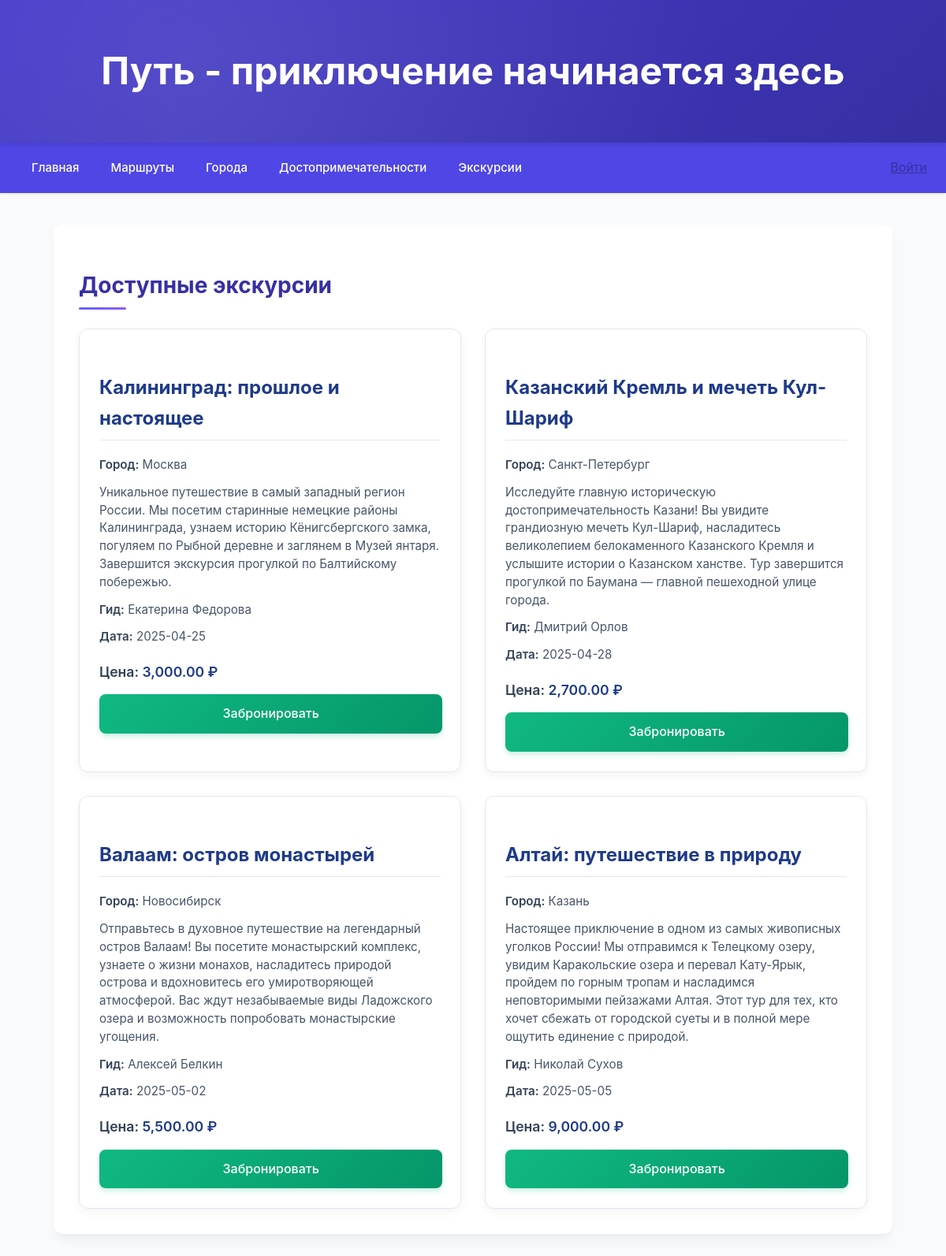
The app's page /tours.php with its own data.
### tables this page shows
CREATE TABLE tours (
    id INTEGER PRIMARY KEY AUTOINCREMENT,
    name TEXT NOT NULL,          -- Название экскурсии
    description TEXT NOT NULL,   -- Описание экскурсии
    city_id INTEGER NOT NULL,    -- Город, к которому относится экскурсия
    price REAL NOT NULL,         -- Цена экскурсии
    guide_name TEXT NOT NULL,    -- Имя гида
    date TEXT NOT NULL,          -- Дата экскурсии
    FOREIGN KEY (city_id) REFERENCES cities(id)
);

CREATE TABLE cities (
    id INTEGER PRIMARY KEY AUTOINCREMENT,
    name TEXT NOT NULL,
    description TEXT NOT NULL
, image_path TEXT);

### tours.php (the view, shortened to what this page needs)
<?php
include 'db.php';
include 'header.php';
$tours_stmt = $db->query("SELECT t.id, t.name, t.description, t.price, t.guide_name, t.date, c.name AS city_name
                          FROM tours t
                          JOIN cities c ON t.city_id = c.id");
$tours = [];
while ($row = $tours_stmt->fetchArray(SQLITE3_ASSOC)) {
    $tours[] = $row;
}
?>
<!DOCTYPE html>
<html lang="ru">
<head>
    <link rel="stylesheet" href="styles.css">
</head>
<body>
<div class="content">
    <h2>Доступные экскурсии</h2>
    <div class="tours-list">
        <?php foreach ($tours as $tour): ?>
            <div class="tour">
                <h3><?= htmlspecialchars($tour['name']) ?></h3>
                <p><strong>Город:</strong> <?= htmlspecialchars($tour['city_name']) ?></p>
                <p><?= htmlspecialchars($tour['description']) ?></p>
                <p><strong>Гид:</strong> <?= htmlspecialchars($tour['guide_name']) ?></p>
                <p><strong>Дата:</strong> <?= htmlspecialchars($tour['date']) ?></p>
                <p><strong>Цена:</strong> <?= number_format($tour['price'], 2) ?> ₽</p>
                <a href="book_tour.php?tour_id=<?= $tour['id'] ?>" class="book-button">Забронировать</a>
            </div>
        <?php endforeach; ?>
    </div>
</div>
</body>
</html>

### styles.css (style rules this page uses)
body { font-family: 'Inter', -apple-system, BlinkMacSystemFont, 'Segoe UI', Roboto, Oxygen, Ubuntu, Cantarell, sans-serif; margin: 0; padding: 0; background-color: #f8fafc; color: #1e293b; line-height: 1.6; }
.content { max-width: 1000px; margin: 40px auto; padding: 32px; background: white; border-radius: 12px; box-shadow: 0 10px 15px -3px rgba(0, 0, 0, 0.05), 0 4px 6px -2px rgba(0, 0, 0, 0.025); }
.content h2 { color: #3730a3; font-size: 28px; margin-bottom: 24px; font-weight: 700; position: relative; padding-bottom: 8px; }
.content h2::after { content: ''; position: absolute; bottom: 0; left: 0; width: 60px; height: 3px; background: linear-gradient(90deg, #6366f1 0%, #8b5cf6 100%); border-radius: 3px; }
a { color: #3730a3; }
.tours-list { display: grid; grid-template-columns: repeat(auto-fill, minmax(350px, 1fr)); gap: 30px; margin-top: 20px; }
.tour { background: white; border-radius: 12px; overflow: hidden; box-shadow: 0 4px 12px rgba(0, 0, 0, 0.05); transition: all 0.3s ease; border: 1px solid #e2e8f0; position: relative; padding: 25px; }
.tour h3 { color: #1e293b; font-size: 1.4rem; margin: 0 0 15px 0; padding-bottom: 10px; border-bottom: 1px solid #e2e8f0; }
.tour p { color: #475569; margin: 0 0 12px 0; line-height: 1.5; font-size: 0.95rem; }
.tour p strong { color: #334155; font-weight: 600; }
.tour p:last-of-type { font-size: 1.1rem; font-weight: 600; color: #1e3a8a; margin: 20px 0 15px; }
.book-button { display: inline-block; width: 95%; padding: 12px; background: linear-gradient(135deg, #10b981 0%, #059669 100%); color: white; text-align: center; text-decoration: none; border-radius: 8px; font-weight: 500; transition: all 0.3s ease; border: none; cursor: pointer; box-shadow: 0 4px 6px rgba(16, 185, 129, 0.2); }
.content h3 { color: #1e3a8a; font-size: 1.5rem; margin: 30px 0 20px; padding-bottom: 8px; border-bottom: 1px solid #e2e8f0; }

### records on screen
tours: name "Калининград: прошлое и настоящее", city.name "Москва", description "Уникальное путешествие в самый западный регион России. Мы посетим старинные немецкие районы Калининграда, узнаем историю Кёнигсбергского замка, погуляем по Рыбной деревне и заглянем в Музей янтаря. Завершится экскурсия прогулкой по Балтийскому побережью.", guide_name "Екатерина Федорова", date "2025-04-25", price "3,000.00"
tours: name "Казанский Кремль и мечеть Кул-Шариф", city.name "Санкт-Петербург", description "Исследуйте главную историческую достопримечательность Казани! Вы увидите грандиозную мечеть Кул-Шариф, насладитесь великолепием белокаменного Казанского Кремля и услышите истории о Казанском ханстве. Тур завершится прогулкой по Баумана — главной пешеходной улице города.", guide_name "Дмитрий Орлов", date "2025-04-28", price "2,700.00"
tours: name "Валаам: остров монастырей", city.name "Новосибирск", description "Отправьтесь в духовное путешествие на легендарный остров Валаам! Вы посетите монастырский комплекс, узнаете о жизни монахов, насладитесь природой острова и вдохновитесь его умиротворяющей атмосферой. Вас ждут незабываемые виды Ладожского озера и возможность попробовать монастырские угощения.", guide_name "Алексей Белкин", date "2025-05-02", price "5,500.00"
tours: name "Алтай: путешествие в природу", city.name "Казань", description "Настоящее приключение в одном из самых живописных уголков России! Мы отправимся к Телецкому озеру, увидим Каракольские озера и перевал Кату-Ярык, пройдем по горным тропам и насладимся неповторимыми пейзажами Алтая. Этот тур для тех, кто хочет сбежать от городской суеты и в полной мере ощутить единение с природой.", guide_name "Николай Сухов", date "2025-05-05", price "9,000.00"
